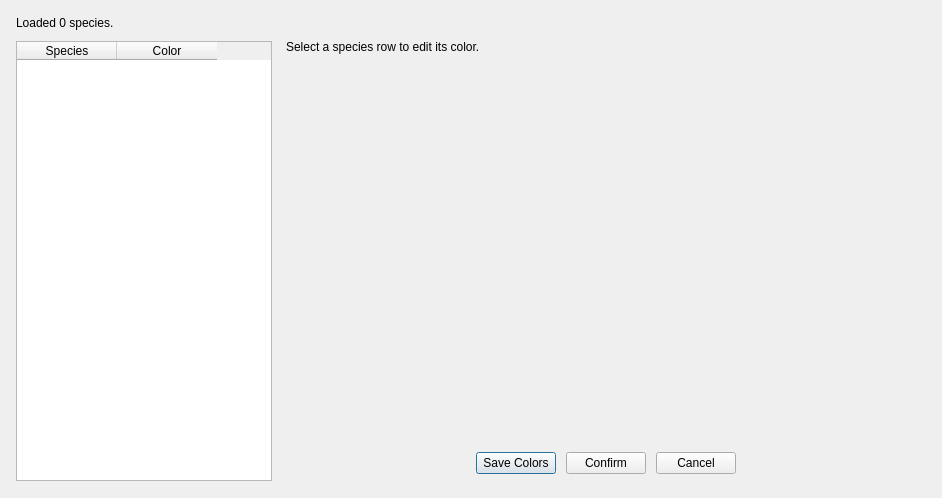
<?xml version="1.0" encoding="UTF-8"?>
<ui version="4.0">
 <class>SpeciesColorDialog</class>
 <widget class="QDialog" name="SpeciesColorDialog">
  <property name="geometry">
   <rect>
    <x>0</x>
    <y>0</y>
    <width>1040</width>
    <height>620</height>
   </rect>
  </property>
  <property name="windowTitle">
   <string>Species Colors</string>
  </property>
  <layout class="QVBoxLayout" name="mainLayout">
   <property name="sizeConstraint">
    <enum>QLayout::SetFixedSize</enum>
   </property>
   <property name="spacing">
    <number>10</number>
   </property>
   <property name="leftMargin">
    <number>16</number>
   </property>
   <property name="topMargin">
    <number>16</number>
   </property>
   <property name="rightMargin">
    <number>16</number>
   </property>
   <property name="bottomMargin">
    <number>16</number>
   </property>
   <item>
    <widget class="QLabel" name="summaryLabel">
     <property name="text">
      <string>Loaded 0 species.</string>
     </property>
     <property name="wordWrap">
      <bool>true</bool>
     </property>
    </widget>
   </item>
   <item>
    <layout class="QHBoxLayout" name="contentLayout" stretch="0,1">
     <property name="spacing">
      <number>14</number>
     </property>
     <item>
      <widget class="QTableWidget" name="speciesTable">
       <property name="minimumSize">
        <size>
         <width>240</width>
         <height>440</height>
        </size>
       </property>
       <property name="maximumSize">
        <size>
         <width>320</width>
         <height>440</height>
        </size>
       </property>
       <property name="sizePolicy">
        <sizepolicy hsizetype="Preferred" vsizetype="Expanding">
         <horstretch>0</horstretch>
         <verstretch>0</verstretch>
        </sizepolicy>
       </property>
       <column>
        <property name="text">
         <string>Species</string>
        </property>
       </column>
       <column>
        <property name="text">
         <string>Color</string>
        </property>
       </column>
      </widget>
     </item>
     <item>
      <widget class="QWidget" name="editorPanel" native="true">
       <property name="sizePolicy">
        <sizepolicy hsizetype="Expanding" vsizetype="Expanding">
         <horstretch>0</horstretch>
         <verstretch>0</verstretch>
        </sizepolicy>
       </property>
       <layout class="QVBoxLayout" name="editorPanelLayout">
        <property name="spacing">
         <number>8</number>
        </property>
        <property name="leftMargin">
         <number>0</number>
        </property>
        <property name="topMargin">
         <number>0</number>
        </property>
        <property name="rightMargin">
         <number>0</number>
        </property>
        <property name="bottomMargin">
         <number>0</number>
        </property>
        <item>
         <widget class="QLabel" name="editorLabel">
          <property name="text">
           <string>Select a species row to edit its color.</string>
          </property>
          <property name="wordWrap">
           <bool>true</bool>
          </property>
         </widget>
        </item>
        <item>
         <widget class="QWidget" name="pickerPanel" native="true">
          <property name="sizePolicy">
           <sizepolicy hsizetype="Preferred" vsizetype="Preferred">
            <horstretch>0</horstretch>
            <verstretch>0</verstretch>
           </sizepolicy>
          </property>
          <layout class="QVBoxLayout" name="pickerPanelLayout">
           <property name="spacing">
            <number>10</number>
           </property>
           <property name="leftMargin">
            <number>0</number>
           </property>
           <property name="topMargin">
            <number>0</number>
           </property>
           <property name="rightMargin">
            <number>0</number>
           </property>
           <property name="bottomMargin">
            <number>0</number>
           </property>
           <item>
            <widget class="QWidget" name="colorDialogHost" native="true">
             <property name="minimumSize">
              <size>
                <width>640</width>
               <height>380</height>
              </size>
             </property>
             <property name="sizePolicy">
              <sizepolicy hsizetype="Preferred" vsizetype="Preferred">
               <horstretch>0</horstretch>
               <verstretch>0</verstretch>
              </sizepolicy>
             </property>
             <layout class="QVBoxLayout" name="colorDialogHostLayout">
              <property name="leftMargin">
               <number>0</number>
              </property>
              <property name="topMargin">
               <number>0</number>
              </property>
              <property name="rightMargin">
               <number>0</number>
              </property>
              <property name="bottomMargin">
               <number>0</number>
              </property>
             </layout>
            </widget>
           </item>
           <item>
            <layout class="QHBoxLayout" name="buttonLayout">
             <item>
              <spacer name="buttonSpacerLeft">
               <property name="orientation">
                <enum>Qt::Orientation::Horizontal</enum>
               </property>
               <property name="sizeHint" stdset="0">
                <size>
                 <width>40</width>
                 <height>20</height>
                </size>
               </property>
              </spacer>
             </item>
             <item>
              <widget class="QPushButton" name="saveButton">
               <property name="text">
                <string>Save Colors</string>
               </property>
              </widget>
             </item>
             <item>
              <widget class="QPushButton" name="applyButton">
               <property name="text">
                <string>Confirm</string>
               </property>
              </widget>
             </item>
             <item>
              <widget class="QPushButton" name="cancelButton">
               <property name="text">
                <string>Cancel</string>
               </property>
              </widget>
             </item>
             <item>
              <spacer name="buttonSpacerRight">
               <property name="orientation">
                <enum>Qt::Orientation::Horizontal</enum>
               </property>
               <property name="sizeHint" stdset="0">
                <size>
                 <width>40</width>
                 <height>20</height>
                </size>
               </property>
              </spacer>
             </item>
            </layout>
           </item>
          </layout>
         </widget>
        </item>
        <item>
         <spacer name="editorBottomSpacer">
          <property name="orientation">
           <enum>Qt::Orientation::Vertical</enum>
          </property>
          <property name="sizeHint" stdset="0">
           <size>
            <width>20</width>
            <height>8</height>
           </size>
          </property>
         </spacer>
        </item>
       </layout>
      </widget>
     </item>
    </layout>
   </item>
  </layout>
 </widget>
 <resources/>
 <connections/>
</ui>
